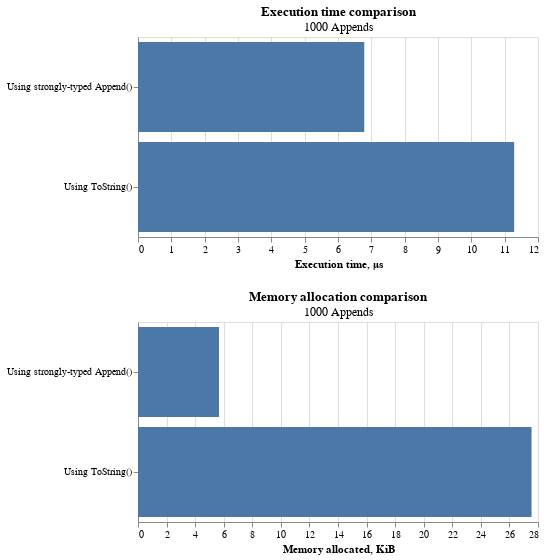

Notebook code for this chart:
### Markdown cell above
# CA1830

### Code cell
import pandas as pd
import altair as alt


alt.theme.enable("default")

df = pd.read_csv(
    "..\\CodeAnalysis\\BenchmarkDotNet.Artifacts\\results\\Benchmark.Ca1830-report.csv",
    delimiter=";",
)

def clean_data(df):
    # Clean Mean column
    df["Mean"] = df["Mean"].str.replace(" μs", "", case=False, regex=False)
    df["Mean"] = df["Mean"].str.replace(",", "", case=False, regex=False)
    df = df.astype({"Mean": "float64"})
    
    # Clean Allocated column
    df["Allocated"] = df["Allocated"].str.replace(" KB", "", case=False, regex=False)
    df["Allocated"] = df["Allocated"].str.replace(",", "", case=False, regex=False)
    df = df.astype({"Allocated": "float64"})
    
    # Replace method names
    df["Method"] = df["Method"].replace({
        "OnlyAppend": "Using strongly-typed Append()",
        "CallToString": "Using ToString()"
    })
    return df

df_clean = clean_data(df.copy())

# Create base charts
base = alt.Chart(df_clean).encode(
    y=alt.Y("Method", sort="x").title(""),
    text=alt.Text(format=".1f")
)

# Time plot
time_plot = base.encode(
    x=alt.X("Mean").title("Execution time, μs")
).properties(
    title={
        "text": "Execution time comparison",
        "subtitle": "1000 Appends"
    },
    height=200,
    width=400
)

# Memory plot
memory_plot = base.encode(
    x=alt.X("Allocated").title("Memory allocated, KiB")
).properties(
    title={
        "text": "Memory allocation comparison",
        "subtitle": "1000 Appends"
    },
    height=200,
    width=400
)

# Add bars and text to both plots
time_plot = time_plot.mark_bar() + time_plot.mark_text(align="left", dx=5)
memory_plot = memory_plot.mark_bar() + memory_plot.mark_text(align="left", dx=5)

# Combine plots horizontally
final_plot = alt.vconcat(time_plot, memory_plot)

final_plot.show()
final_plot.save("results.png", scale_factor=2)

### Figure 1 — Vega-Lite specification as saved in the notebook (floating-point values rounded to 4 significant figures)
{"config": {"view": {"continuousWidth": 300, "continuousHeight": 300}}, "vconcat": [{"layer": [{"mark": {"type": "bar"}, "encoding": {"text": {"format": ".1f"}, "x": {"field": "Mean", "title": "Execution time, μs", "type": "quantitative"}, "y": {"field": "Method", "sort": "x", "title": "", "type": "nominal"}}, "title": {"text": "Execution time comparison", "subtitle": "1000 Appends"}}, {"mark": {"type": "text", "align": "left", "dx": 5}, "encoding": {"text": {"format": ".1f"}, "x": {"field": "Mean", "title": "Execution time, μs", "type": "quantitative"}, "y": {"field": "Method", "sort": "x", "title": "", "type": "nominal"}}, "title": {"text": "Execution time comparison", "subtitle": "1000 Appends"}}], "height": 200, "width": 400}, {"layer": [{"mark": {"type": "bar"}, "encoding": {"text": {"format": ".1f"}, "x": {"field": "Allocated", "title": "Memory allocated, KiB", "type": "quantitative"}, "y": {"field": "Method", "sort": "x", "title": "", "type": "nominal"}}, "title": {"text": "Memory allocation comparison", "subtitle": "1000 Appends"}}, {"mark": {"type": "text", "align": "left", "dx": 5}, "encoding": {"text": {"format": ".1f"}, "x": {"field": "Allocated", "title": "Memory allocated, KiB", "type": "quantitative"}, "y": {"field": "Method", "sort": "x", "title": "", "type": "nominal"}}, "title": {"text": "Memory allocation comparison", "subtitle": "1000 Appends"}}], "height": 200, "width": 400}], "data": {"name": "data-89b217fdc6762d63ab140ff1fb07b051"}, "$schema": "https://vega.github.io/schema/vega-lite/v5.20.1.json", "datasets": {"data-89b217fdc6762d63ab140ff1fb07b051": [{"Method": "Using ToString()", "Job": "Job-ACKITE", "AnalyzeLaunchVariance": false, "EvaluateOverhead": "Default", "MaxAbsoluteError": "Default", "MaxRelativeError": "Default", "MinInvokeCount": "Default", "MinIterationTime": "Default", "OutlierMode": "Default", "Affinity": 11111111, "EnvironmentVariables": "Empty", "Jit": "RyuJit", "LargeAddressAware": "Default", "Platform": "X64", "PowerPlanMode": "8c5e7fda-e8bf-4a96-9a85-a6e23a8c635c", "Runtime": ".NET 8.0", "AllowVeryLargeObjects": false, "Concurrent": true, "CpuGroups": false, "Force": true, "HeapAffinitizeMask": "Default", "HeapCount": "Default", "NoAffinitize": false, "RetainVm": false, "Server": false, "Arguments": "Default", "BuildConfiguration": "Default", "Clock": "Default", "EngineFactory": "Default", "NuGetReferences": "Default", "Toolchain": "Default", "IsMutator": "Default", "InvocationCount": "Default", "IterationCount": 50, "IterationTime": "Default", "LaunchCount": "Default", "MaxIterationCount": "Default", "MaxWarmupIterationCount": "Default", "MemoryRandomization": "Default", "MinIterationCount": "Default", "MinWarmupIterationCount": "Default", "RunStrategy": "Default", "UnrollFactor": 16, "WarmupCount": "Default", "Length": 1000, "Mean": 11.29, "Error": "0.1813 μs", "StdDev": "0.3621 μs", "Ratio": "+66%", "RatioSD": "3.4%", "Gen0": 13.47, "Allocated": 27.55, "Alloc Ratio": "+386%"}, {"Method": "Using strongly-typed Append()", "Job": "Job-ACKITE", "AnalyzeLaunchVariance": false, "EvaluateOverhead": "Default", "MaxAbsoluteError": "Default", "MaxRelativeError": "Default", "MinInvokeCount": "Default", "MinIterationTime": "Default", "OutlierMode": "Default", "Affinity": 11111111, "EnvironmentVariables": "Empty", "Jit": "RyuJit", "LargeAddressAware": "Default", "Platform": "X64", "PowerPlanMode": "8c5e7fda-e8bf-4a96-9a85-a6e23a8c635c", "Runtime": ".NET 8.0", "AllowVeryLargeObjects": false, "Concurrent": true, "CpuGroups": false, "Force": true, "HeapAffinitizeMask": "Default", "HeapCount": "Default", "NoAffinitize": false, "RetainVm": false, "Server": false, "Arguments": "Default", "BuildConfiguration": "Default", "Clock": "Default", "EngineFactory": "Default", "NuGetReferences": "Default", "Toolchain": "Default", "IsMutator": "Default", "InvocationCount": "Default", "IterationCount": 50, "IterationTime": "Default", "LaunchCount": "Default", "MaxIterationCount": "Default", "MaxWarmupIterationCount": "Default", "MemoryRandomization": "Default", "MinIterationCount": "Default", "MinWarmupIterationCount": "Default", "RunStrategy": "Default", "UnrollFactor": 16, "WarmupCount": "Default", "Length": 1000, "Mean": 6.788, "Error": "0.0410 μs", "StdDev": "0.0759 μs", "Ratio": "baseline", "RatioSD": null, "Gen0": 2.769, "Allocated": 5.67, "Alloc Ratio": null}]}}
